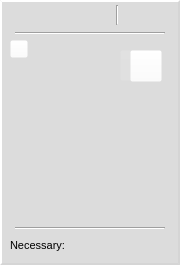
<?xml version="1.0" encoding="UTF-8"?>
<ui version="4.0">
 <class>Weather</class>
 <widget class="QWidget" name="Weather">
  <property name="geometry">
   <rect>
    <x>0</x>
    <y>0</y>
    <width>180</width>
    <height>265</height>
   </rect>
  </property>
  <property name="maximumSize">
   <size>
    <width>180</width>
    <height>265</height>
   </size>
  </property>
  <property name="mouseTracking">
   <bool>false</bool>
  </property>
  <property name="tabletTracking">
   <bool>false</bool>
  </property>
  <property name="windowTitle">
   <string>Form</string>
  </property>
  <property name="styleSheet">
   <string notr="true"/>
  </property>
  <widget class="QPushButton" name="measure">
   <property name="geometry">
    <rect>
     <x>120</x>
     <y>50</y>
     <width>31</width>
     <height>31</height>
    </rect>
   </property>
   <property name="font">
    <font>
     <family>Arial Narrow</family>
     <pointsize>15</pointsize>
    </font>
   </property>
   <property name="styleSheet">
    <string notr="true">
background-color:rgba(255, 255, 255, 0);</string>
   </property>
   <property name="text">
    <string/>
   </property>
   <property name="icon">
    <iconset>
     <normaloff>../../FIFA/5332623571548329962-128.png</normaloff>../../FIFA/5332623571548329962-128.png</iconset>
   </property>
   <property name="iconSize">
    <size>
     <width>35</width>
     <height>35</height>
    </size>
   </property>
  </widget>
  <widget class="QWidget" name="widget" native="true">
   <property name="geometry">
    <rect>
     <x>0</x>
     <y>0</y>
     <width>180</width>
     <height>265</height>
    </rect>
   </property>
   <property name="styleSheet">
    <string notr="true">#widget{
background-color:rgba(213, 213, 213,180);
    border-style: outset;
    border-width: 2px;
        border-color:rgb(255, 255, 255);
	border-right-color:rgb(213, 213, 213);
    border-bottom-color:rgb(213, 213, 213)
}</string>
   </property>
   <widget class="QWidget" name="Time" native="true">
    <property name="geometry">
     <rect>
      <x>0</x>
      <y>0</y>
      <width>180</width>
      <height>30</height>
     </rect>
    </property>
    <property name="styleSheet">
     <string notr="true">background-color: None;</string>
    </property>
    <widget class="QLabel" name="dayofweek">
     <property name="geometry">
      <rect>
       <x>5</x>
       <y>5</y>
       <width>61</width>
       <height>21</height>
      </rect>
     </property>
     <property name="font">
      <font>
       <family>Tahoma</family>
       <pointsize>9</pointsize>
       <weight>50</weight>
       <bold>false</bold>
      </font>
     </property>
     <property name="text">
      <string/>
     </property>
    </widget>
    <widget class="QLabel" name="day">
     <property name="geometry">
      <rect>
       <x>67</x>
       <y>6</y>
       <width>45</width>
       <height>20</height>
      </rect>
     </property>
     <property name="font">
      <font>
       <family>TechnicBold</family>
       <pointsize>10</pointsize>
      </font>
     </property>
     <property name="styleSheet">
      <string notr="true">QToolTip { 
    background-color: rgb(213, 213, 213);
    border:rgba(172, 255, 218)}
#day::hover{
	background-color:rgb(226, 226, 226);
    border-style: outset;
    border-width: 2px;
    border-color:rgb(255, 255, 255);
	border-right-color:rgb(213, 213, 213);
    border-bottom-color:rgb(213, 213, 213)
}</string>
     </property>
     <property name="text">
      <string/>
     </property>
    </widget>
    <widget class="Line" name="line">
     <property name="geometry">
      <rect>
       <x>110</x>
       <y>5</y>
       <width>15</width>
       <height>20</height>
      </rect>
     </property>
     <property name="orientation">
      <enum>Qt::Vertical</enum>
     </property>
    </widget>
    <widget class="QLabel" name="dayam">
     <property name="geometry">
      <rect>
       <x>125</x>
       <y>6</y>
       <width>45</width>
       <height>20</height>
      </rect>
     </property>
     <property name="font">
      <font>
       <family>TechnicBold</family>
       <pointsize>10</pointsize>
      </font>
     </property>
     <property name="styleSheet">
      <string notr="true">QToolTip { 
    background-color: rgb(213, 213, 213);
    border:rgba(172, 255, 218)}
#dayam::hover{
	background-color:rgb(226, 226, 226);
    border-style: outset;
    border-width: 2px;
    border-color:rgb(255, 255, 255);
	border-right-color:rgb(213, 213, 213);
    border-bottom-color:rgb(213, 213, 213)
}</string>
     </property>
     <property name="text">
      <string/>
     </property>
    </widget>
   </widget>
   <widget class="Line" name="line_17">
    <property name="geometry">
     <rect>
      <x>15</x>
      <y>25</y>
      <width>150</width>
      <height>16</height>
     </rect>
    </property>
    <property name="orientation">
     <enum>Qt::Horizontal</enum>
    </property>
   </widget>
   <widget class="QLabel" name="temperature">
    <property name="geometry">
     <rect>
      <x>60</x>
      <y>40</y>
      <width>60</width>
      <height>50</height>
     </rect>
    </property>
    <property name="font">
     <font>
      <family>TechnicLite</family>
      <pointsize>30</pointsize>
     </font>
    </property>
    <property name="styleSheet">
     <string notr="true"/>
    </property>
    <property name="text">
     <string/>
    </property>
    <property name="alignment">
     <set>Qt::AlignCenter</set>
    </property>
   </widget>
   <widget class="QLabel" name="temperature_state">
    <property name="geometry">
     <rect>
      <x>70</x>
      <y>90</y>
      <width>40</width>
      <height>40</height>
     </rect>
    </property>
    <property name="styleSheet">
     <string notr="true">QToolTip { 
    background-color: rgb(213, 213, 213);
    border:rgba(172, 255, 218)}
#temperature_state::hover{
	background-color:rgb(226, 226, 226);
    border-style: outset;
    border-width: 0.5px;
    border-color:rgb(255, 255, 255);
}</string>
    </property>
    <property name="text">
     <string/>
    </property>
    <property name="scaledContents">
     <bool>true</bool>
    </property>
   </widget>
   <widget class="QLineEdit" name="city">
    <property name="geometry">
     <rect>
      <x>0</x>
      <y>130</y>
      <width>180</width>
      <height>30</height>
     </rect>
    </property>
    <property name="font">
     <font>
      <family>Times New Roman</family>
      <pointsize>10</pointsize>
     </font>
    </property>
    <property name="styleSheet">
     <string notr="true">#city{
	background-color: rgba(255, 255, 255, 0);
    border-style: outset;
    border-width: 0px;
}
#city:hover{
	background-color:rgb(226, 226, 226);
    border-style: outset;
    border-width: 2px;
    border-color:rgb(255, 255, 255);
}
#city::pressed{
	background-color:rgba(172, 255, 10);
}</string>
    </property>
    <property name="text">
     <string/>
    </property>
    <property name="alignment">
     <set>Qt::AlignCenter</set>
    </property>
   </widget>
   <widget class="QWidget" name="wind" native="true">
    <property name="geometry">
     <rect>
      <x>8</x>
      <y>170</y>
      <width>42</width>
      <height>40</height>
     </rect>
    </property>
    <property name="styleSheet">
     <string notr="true">#wind:hover{
	background-color:rgb(226, 226, 226);
    border-style: outset;
    border-width: 2px;
    border-color:rgb(255, 255, 255);
	border-right-color:rgb(213, 213, 213);
    border-bottom-color:rgb(213, 213, 213)
}
QToolTip { 
    background-color: rgb(213, 213, 213);
    border:rgba(172, 255, 218)}</string>
    </property>
    <widget class="QLabel" name="picwind">
     <property name="geometry">
      <rect>
       <x>10</x>
       <y>1</y>
       <width>20</width>
       <height>20</height>
      </rect>
     </property>
     <property name="text">
      <string/>
     </property>
     <property name="pixmap">
      <pixmap>icon/wind.png</pixmap>
     </property>
     <property name="scaledContents">
      <bool>true</bool>
     </property>
    </widget>
    <widget class="QLabel" name="wind1">
     <property name="geometry">
      <rect>
       <x>-1</x>
       <y>18</y>
       <width>41</width>
       <height>20</height>
      </rect>
     </property>
     <property name="font">
      <font>
       <family>TechnicLite</family>
       <pointsize>10</pointsize>
       <underline>false</underline>
       <strikeout>false</strikeout>
      </font>
     </property>
     <property name="text">
      <string/>
     </property>
     <property name="alignment">
      <set>Qt::AlignCenter</set>
     </property>
     <property name="wordWrap">
      <bool>false</bool>
     </property>
     <property name="margin">
      <number>0</number>
     </property>
    </widget>
   </widget>
   <widget class="QWidget" name="humidity_W" native="true">
    <property name="geometry">
     <rect>
      <x>50</x>
      <y>170</y>
      <width>40</width>
      <height>40</height>
     </rect>
    </property>
    <property name="styleSheet">
     <string notr="true">#humidity_W:hover{
	background-color:rgb(226, 226, 226);
    border-style: outset;
    border-width: 2px;
    border-color:rgb(255, 255, 255);
	border-right-color:rgb(213, 213, 213);
    border-bottom-color:rgb(213, 213, 213)
}
QToolTip { 
    background-color: rgb(213, 213, 213);
    border:rgba(172, 255, 218)}</string>
    </property>
    <widget class="QLabel" name="humidity">
     <property name="geometry">
      <rect>
       <x>0</x>
       <y>18</y>
       <width>40</width>
       <height>20</height>
      </rect>
     </property>
     <property name="font">
      <font>
       <family>TechnicLite</family>
       <pointsize>10</pointsize>
      </font>
     </property>
     <property name="mouseTracking">
      <bool>true</bool>
     </property>
     <property name="text">
      <string/>
     </property>
     <property name="alignment">
      <set>Qt::AlignCenter</set>
     </property>
    </widget>
    <widget class="QLabel" name="pichumidity">
     <property name="geometry">
      <rect>
       <x>11</x>
       <y>3</y>
       <width>16</width>
       <height>16</height>
      </rect>
     </property>
     <property name="text">
      <string/>
     </property>
     <property name="pixmap">
      <pixmap>icon/water.png</pixmap>
     </property>
     <property name="scaledContents">
      <bool>true</bool>
     </property>
    </widget>
   </widget>
   <widget class="QWidget" name="UVI_w" native="true">
    <property name="geometry">
     <rect>
      <x>90</x>
      <y>170</y>
      <width>40</width>
      <height>40</height>
     </rect>
    </property>
    <property name="styleSheet">
     <string notr="true">#UVI_w:hover{
	background-color:rgb(226, 226, 226);
    border-style: outset;
    border-width: 2px;
    border-color:rgb(255, 255, 255);
	border-right-color:rgb(213, 213, 213);
    border-bottom-color:rgb(213, 213, 213)
}
QToolTip { 
    background-color: rgb(213, 213, 213);
    border:rgba(172, 255, 218)}</string>
    </property>
    <widget class="QLabel" name="UVI">
     <property name="geometry">
      <rect>
       <x>0</x>
       <y>18</y>
       <width>40</width>
       <height>20</height>
      </rect>
     </property>
     <property name="font">
      <font>
       <family>TechnicLite</family>
       <pointsize>10</pointsize>
      </font>
     </property>
     <property name="mouseTracking">
      <bool>true</bool>
     </property>
     <property name="text">
      <string/>
     </property>
     <property name="alignment">
      <set>Qt::AlignCenter</set>
     </property>
    </widget>
    <widget class="QLabel" name="picUVi">
     <property name="geometry">
      <rect>
       <x>9</x>
       <y>1</y>
       <width>20</width>
       <height>19</height>
      </rect>
     </property>
     <property name="text">
      <string/>
     </property>
     <property name="pixmap">
      <pixmap>icon/cs0.png</pixmap>
     </property>
     <property name="scaledContents">
      <bool>true</bool>
     </property>
    </widget>
   </widget>
   <widget class="QWidget" name="suntime_W" native="true">
    <property name="geometry">
     <rect>
      <x>130</x>
      <y>170</y>
      <width>43</width>
      <height>40</height>
     </rect>
    </property>
    <property name="styleSheet">
     <string notr="true">#suntime_W:hover{
	background-color:rgb(226, 226, 226);
    border-style: outset;
    border-width: 2px;
    border-color:rgb(255, 255, 255);
	border-right-color:rgb(213, 213, 213);
    border-bottom-color:rgb(213, 213, 213)
}
QToolTip { 
    background-color: rgb(213, 213, 213);
    border:rgba(172, 255, 218)}</string>
    </property>
    <widget class="QLabel" name="suntime">
     <property name="geometry">
      <rect>
       <x>0</x>
       <y>18</y>
       <width>43</width>
       <height>20</height>
      </rect>
     </property>
     <property name="font">
      <font>
       <family>TechnicLite</family>
       <pointsize>10</pointsize>
      </font>
     </property>
     <property name="mouseTracking">
      <bool>true</bool>
     </property>
     <property name="text">
      <string/>
     </property>
     <property name="alignment">
      <set>Qt::AlignCenter</set>
     </property>
    </widget>
    <widget class="QLabel" name="picsun">
     <property name="geometry">
      <rect>
       <x>10</x>
       <y>1</y>
       <width>20</width>
       <height>20</height>
      </rect>
     </property>
     <property name="text">
      <string/>
     </property>
     <property name="pixmap">
      <pixmap>icon/sunrise.png</pixmap>
     </property>
     <property name="scaledContents">
      <bool>true</bool>
     </property>
    </widget>
   </widget>
   <widget class="Line" name="line_16">
    <property name="geometry">
     <rect>
      <x>15</x>
      <y>220</y>
      <width>150</width>
      <height>16</height>
     </rect>
    </property>
    <property name="orientation">
     <enum>Qt::Horizontal</enum>
    </property>
   </widget>
   <widget class="QLabel" name="label_1">
    <property name="geometry">
     <rect>
      <x>10</x>
      <y>230</y>
      <width>61</width>
      <height>31</height>
     </rect>
    </property>
    <property name="font">
     <font>
      <pointsize>8</pointsize>
     </font>
    </property>
    <property name="text">
     <string>Necessary:</string>
    </property>
   </widget>
   <widget class="QPushButton" name="temp">
    <property name="geometry">
     <rect>
      <x>130</x>
      <y>50</y>
      <width>32</width>
      <height>32</height>
     </rect>
    </property>
    <property name="styleSheet">
     <string notr="true">#temp{
	background-color: rgba(255, 255, 255, 0);
}
#temp:hover{
	background-color:rgba(255, 255, 255,30);
    border-style: outset;
    border-width: 2px;
    border-color:rgb(255, 255, 255);
	border-right-color:rgb(213, 213, 213);
    border-bottom-color:rgb(213, 213, 213)
}</string>
    </property>
    <property name="text">
     <string/>
    </property>
    <property name="icon">
     <iconset>
      <normaloff>icon/C.png</normaloff>icon/C.png</iconset>
    </property>
    <property name="iconSize">
     <size>
      <width>32</width>
      <height>32</height>
     </size>
    </property>
   </widget>
   <widget class="QLabel" name="picnec0">
    <property name="geometry">
     <rect>
      <x>80</x>
      <y>237</y>
      <width>17</width>
      <height>17</height>
     </rect>
    </property>
    <property name="styleSheet">
     <string notr="true">#picnec0::hover{
	background-color:rgb(226, 226, 226);
    border-style: outset;
    border-width: 0.5px;
    border-color:rgb(255, 255, 255);
}

QToolTip { 
    background-color: rgb(213, 213, 213);
    border:rgba(172, 255, 218)}</string>
    </property>
    <property name="text">
     <string/>
    </property>
    <property name="scaledContents">
     <bool>true</bool>
    </property>
   </widget>
   <widget class="QLabel" name="picnec1">
    <property name="geometry">
     <rect>
      <x>100</x>
      <y>237</y>
      <width>17</width>
      <height>17</height>
     </rect>
    </property>
    <property name="styleSheet">
     <string notr="true">QToolTip { 
    background-color: rgb(213, 213, 213);
    border:rgba(172, 255, 218)}
#picnec1::hover{
	background-color:rgb(226, 226, 226);
    border-style: outset;
    border-width: 0.5px;
    border-color:rgb(255, 255, 255);
}</string>
    </property>
    <property name="text">
     <string/>
    </property>
    <property name="scaledContents">
     <bool>true</bool>
    </property>
   </widget>
   <widget class="QLabel" name="picnec2">
    <property name="geometry">
     <rect>
      <x>120</x>
      <y>237</y>
      <width>17</width>
      <height>17</height>
     </rect>
    </property>
    <property name="styleSheet">
     <string notr="true">QToolTip { 
    background-color: rgb(213, 213, 213);
    border:rgba(172, 255, 218)}
#picnec2::hover{
	background-color:rgb(226, 226, 226);
    border-style: outset;
    border-width: 0.5px;
    border-color:rgb(255, 255, 255);
}</string>
    </property>
    <property name="text">
     <string/>
    </property>
    <property name="scaledContents">
     <bool>true</bool>
    </property>
   </widget>
   <widget class="QLabel" name="picnec3">
    <property name="geometry">
     <rect>
      <x>140</x>
      <y>237</y>
      <width>17</width>
      <height>17</height>
     </rect>
    </property>
    <property name="styleSheet">
     <string notr="true">QToolTip { 
    background-color: rgb(213, 213, 213);
    border:rgba(172, 255, 218)}
#picnec3::hover{
	background-color:rgb(226, 226, 226);
    border-style: outset;
    border-width: 0.5px;
    border-color:rgb(255, 255, 255);
}</string>
    </property>
    <property name="text">
     <string/>
    </property>
    <property name="scaledContents">
     <bool>true</bool>
    </property>
   </widget>
   <widget class="QLabel" name="picnec4">
    <property name="geometry">
     <rect>
      <x>160</x>
      <y>237</y>
      <width>17</width>
      <height>17</height>
     </rect>
    </property>
    <property name="styleSheet">
     <string notr="true">QToolTip { 
    background-color: rgb(213, 213, 213);
    border:rgba(172, 255, 218)}
#picnec4::hover{
	background-color:rgb(226, 226, 226);
    border-style: outset;
    border-width: 0.5px;
    border-color:rgb(255, 255, 255);
}</string>
    </property>
    <property name="text">
     <string/>
    </property>
    <property name="scaledContents">
     <bool>true</bool>
    </property>
   </widget>
   <widget class="QPushButton" name="reset">
    <property name="geometry">
     <rect>
      <x>10</x>
      <y>40</y>
      <width>18</width>
      <height>18</height>
     </rect>
    </property>
    <property name="styleSheet">
     <string notr="true">#reset{
	background-color: rgba(255, 255, 255, 0);
}
#reset:hover{
	background-color:rgba(255, 255, 255,30);
    border-style: outset;
    border-width: 2px;
    border-color:rgb(255, 255, 255);
	border-right-color:rgb(213, 213, 213);
    border-bottom-color:rgb(213, 213, 213)
}</string>
    </property>
    <property name="text">
     <string/>
    </property>
    <property name="icon">
     <iconset>
      <normaloff>icon/reset.png</normaloff>icon/reset.png</iconset>
    </property>
    <property name="iconSize">
     <size>
      <width>12</width>
      <height>12</height>
     </size>
    </property>
   </widget>
  </widget>
 </widget>
 <resources/>
 <connections/>
</ui>
